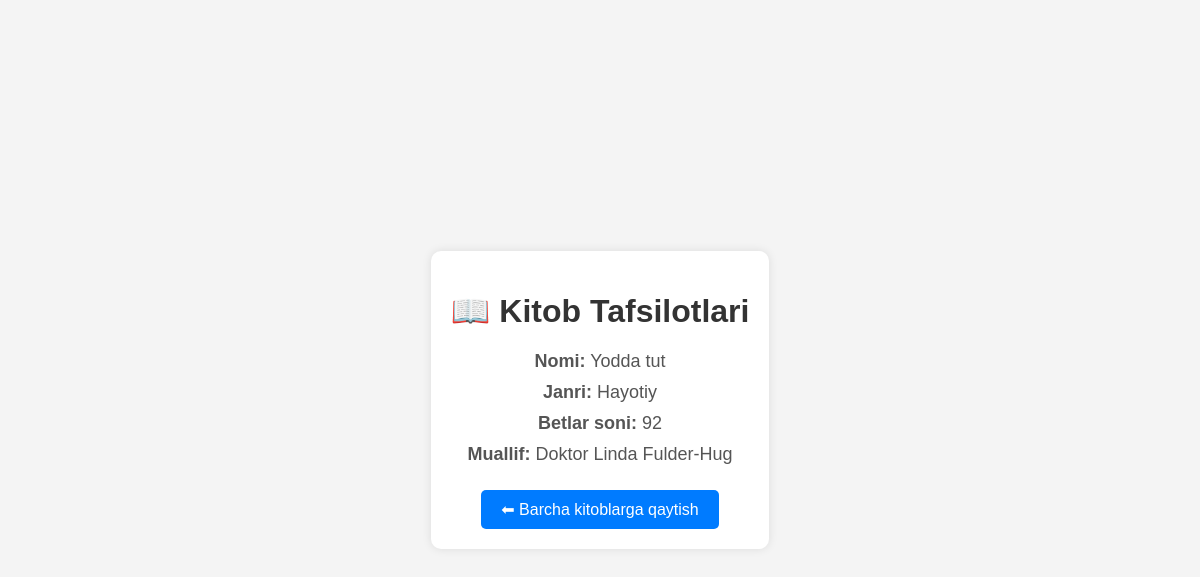
Page /books/1/ on the committed database.
### main/models.py (models this page shows, shortened)
class Book(models.Model):
    name = models.CharField(max_length=100)
    genre = models.CharField(max_length=50)
    page = models.PositiveSmallIntegerField()
    author = models.ForeignKey(Author, on_delete=models.SET_NULL, null=True)

class Author(models.Model):
    name = models.CharField(max_length=100)
    gender_choice = (('male', 'Male'), ('female', 'Female'))
    gender = models.CharField(max_length=10, choices=gender_choice)
    date = models.DateField()
    book_quantity = models.PositiveSmallIntegerField()
    alive_or_dead = models.BooleanField(default=False)
    def __str__(self):
        return self.name

### main/views.py (the view)
# urls.py: path('books/<int:book_id>/', book_detail, name='book_detail'),
def book_detail(request, book_id):
    book = Book.objects.get(id=book_id)
    return render(request, 'book_detail.html', {'book': book})

### templates/book_detail.html (shortened to what this page needs)
<!DOCTYPE html>
<html lang="uz">
<head>
</head>
<body>
    <div class="container">
        <h1>📖 Kitob Tafsilotlari</h1>
        <p><strong>Nomi:</strong> {{ book.name }}</p>
        <p><strong>Janri:</strong> {{ book.genre }}</p>
        <p><strong>Betlar soni:</strong> {{ book.page }}</p>
        <p><strong>Muallif:</strong> {{ book.author }}</p>
        <a href="/books" class="back-btn">⬅ Barcha kitoblarga qaytish</a>
    </div>
</body>
</html>

### templates/book_detail.html (style rules this page uses)
body { font-family: Arial, sans-serif; margin: 0; padding: 0; background-color: #f4f4f4; display: flex; justify-content: center; align-items: center; height: 100vh; }
.container { max-width: 400px; background: white; padding: 20px; border-radius: 10px; box-shadow: 0px 0px 10px rgba(0, 0, 0, 0.1); text-align: center; }
h1 { color: #333; }
p { font-size: 18px; color: #555; margin: 10px 0; }
.back-btn { display: inline-block; margin-top: 15px; padding: 10px 20px; background: #007BFF; color: white; text-decoration: none; border-radius: 5px; transition: 0.3s; }

### rows in the picture
Book: name "Yodda tut", genre "Hayotiy", page "92", author "Doktor Linda Fulder-Hug"
